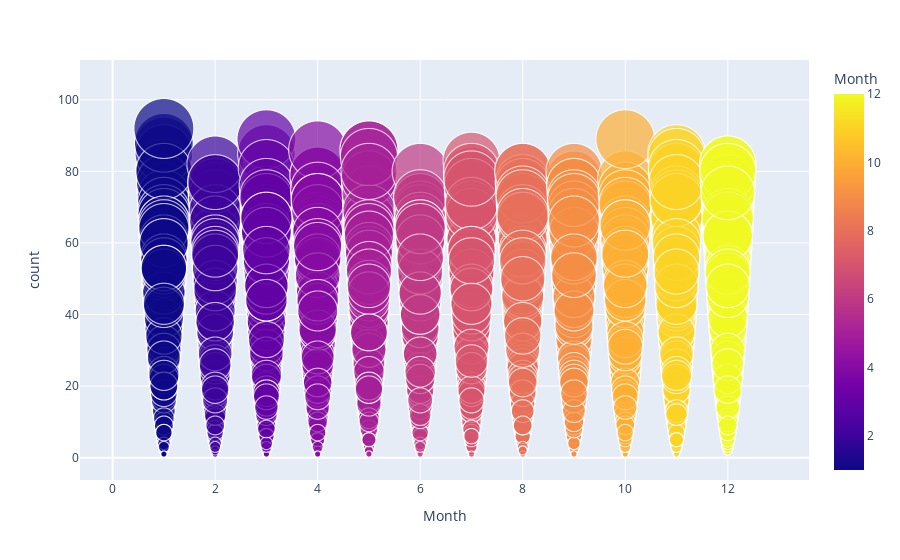

Here is the notebook cell this chart was saved with:
### Code cell
fig = px.scatter(temp, x="Month", y="count", size="count", color="Month",
           hover_name="Month", log_x=False, size_max=60)
fig.show()

### Figure 1 — Plotly figure (JSON) as saved in the notebook; plotly's stock layout.template omitted (floating-point values rounded to 4 significant figures; data arrays with more than 128 entries replaced by an {"elided": "..."} marker saying what was removed)
{"data": [{"hovertemplate": "<b>%{hovertext}</b><br><br>Month=%{marker.color}<br>count=%{marker.size}<extra></extra>", "hovertext": {"elided": "9903 int values"}, "legendgroup": "", "marker": {"color": {"elided": "9903 int values"}, "coloraxis": "coloraxis", "size": {"elided": "9903 int values"}, "sizemode": "area", "sizeref": 0.02556, "symbol": "circle"}, "mode": "markers", "name": "", "showlegend": false, "type": "scattergl", "x": {"elided": "9903 int values"}, "xaxis": "x", "y": {"elided": "9903 int values"}, "yaxis": "y"}], "layout": {"autosize": true, "coloraxis": {"colorbar": {"title": {"text": "Month"}}, "colorscale": [[0, "#0d0887"], [0.1111, "#46039f"], [0.2222, "#7201a8"], [0.3333, "#9c179e"], [0.4444, "#bd3786"], [0.5556, "#d8576b"], [0.6667, "#ed7953"], [0.7778, "#fb9f3a"], [0.8889, "#fdca26"], [1, "#f0f921"]]}, "legend": {"itemsizing": "constant", "tracegroupgap": 0}, "margin": {"t": 60}, "xaxis": {"anchor": "y", "autorange": true, "domain": [0, 1], "range": [-0.168, 13.14], "title": {"text": "Month"}, "type": "linear"}, "yaxis": {"anchor": "x", "autorange": true, "domain": [0, 1], "range": [-9.28, 128.6], "title": {"text": "count"}, "type": "linear"}}}
